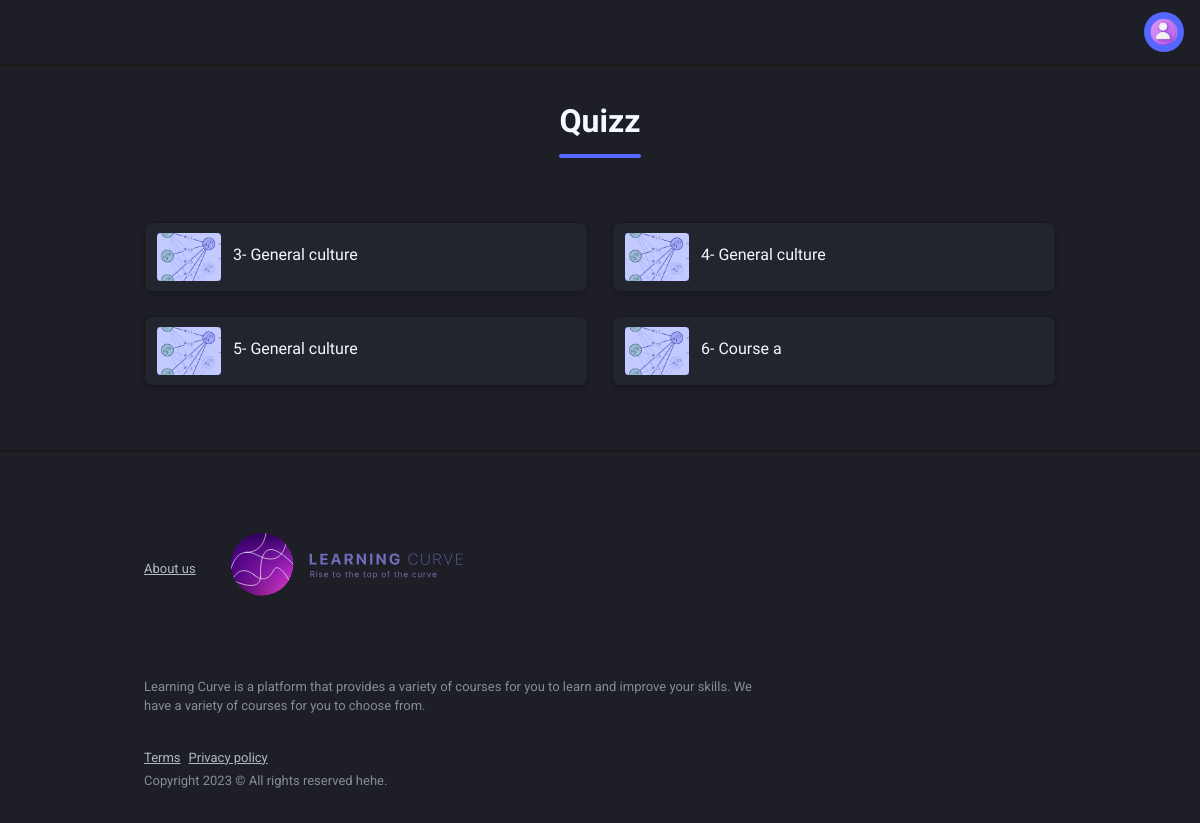
The page /learningcurveapp/quizzes/student/ (signed in) on the database as committed earlier.
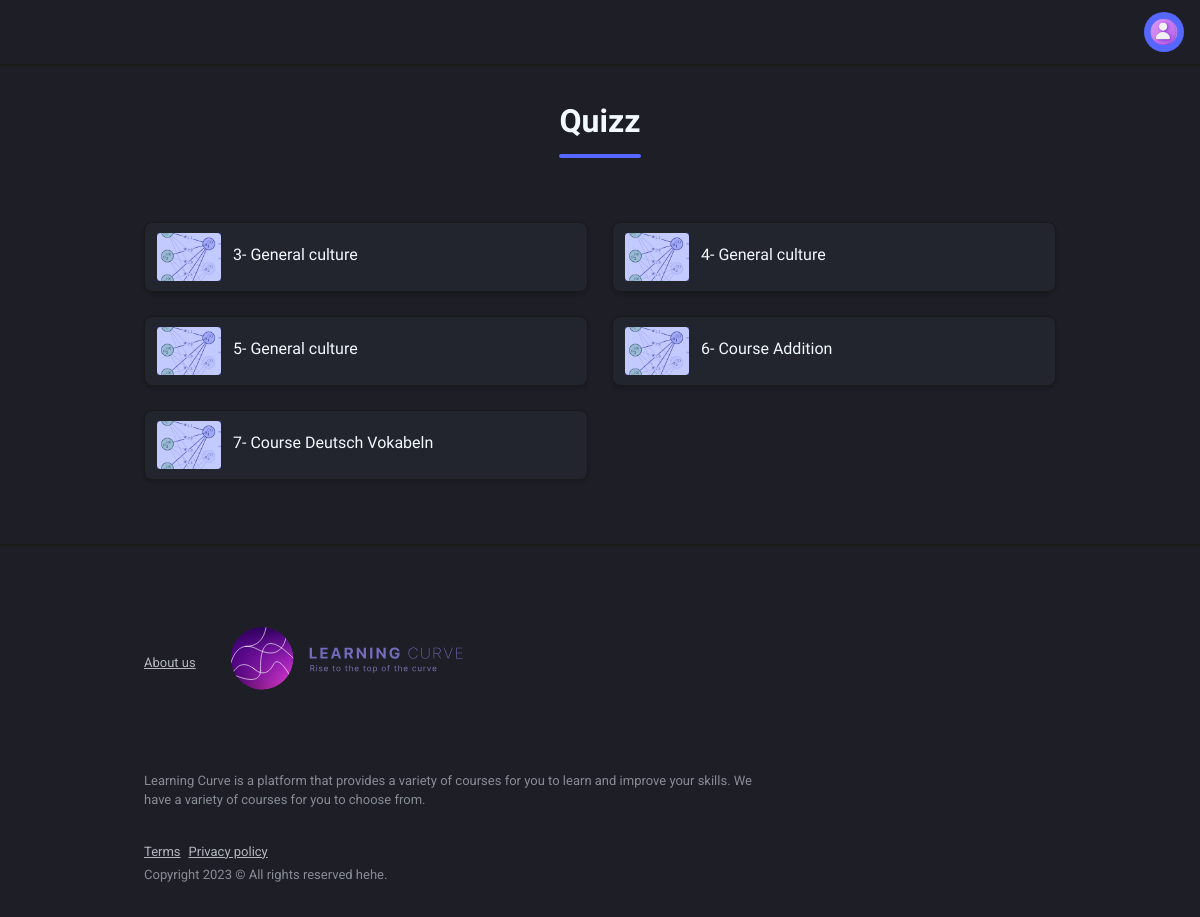
The same page on the database as committed later.
### learningcurveapp/models.py (models this page shows, shortened)
class Quiz(models.Model):
    author = models.ForeignKey(Author, on_delete=models.CASCADE, related_name='related_author',default='')
    course = models.ForeignKey(Course, on_delete=models.CASCADE, related_name='related_course',null=True)

class Course(models.Model):
    title = models.CharField(max_length=100)
    description = models.TextField()
    author = models.ForeignKey(Author, on_delete=models.CASCADE, related_name='course_author')
    topic = models.CharField(choices=TOPIC, max_length=10, default='O')
    difficulty = models.CharField(choices=LEVELS, max_length=1, default='B')
    subtitle = models.CharField(max_length=300, default='O')

### learningcurveapp/views.py (the view)
# urls.py: path('quizzes/<str:role>/', views.quizzes, name='quizzes'),
@login_required
def quizzes(request,role):
    if(role=="teacher"):
        author = Author.objects.get(user=request.user)
        quizz = Quiz.objects.filter(author=author).select_related()
    if(role=="student"):
       quizz = Quiz.objects.all()
    return render(request, 'learningcurveapp/quizzes.html',{'quizz':quizz,'role':role})

### learningcurveapp/templates/learningcurveapp/quizzes.html (shortened to what this page needs)
<!DOCTYPE html>
<html lang="en"
      dir="ltr"
      class="dark-mode">
<head>
    {% load static %}
    <link type="text/css"
          href="https://cdnjs.cloudflare.com/ajax/libs/spinkit/1.2.5/spinkit.min.css"
          rel="stylesheet">
    <link type="text/css"
          href="https://cdnjs.cloudflare.com/ajax/libs/jquery.perfect-scrollbar/1.5.2/css/perfect-scrollbar.min.css"
          rel="stylesheet">
    <link type="text/css"
          href="https://cdnjs.cloudflare.com/ajax/libs/font-awesome/5.15.3/css/all.min.css"
          rel="stylesheet">
    <link type="text/css"
          href="{% static 'learningcurveapp/css/preloader.css' %}"
          rel="stylesheet">
    <link type="text/css"
          href="{% static 'learningcurveapp/css/app.css' %}"
          rel="stylesheet">
    <link type="text/css"
          href="{% static 'learningcurveapp/css/dark.css' %}"
          rel="stylesheet">
</head>
<body class="layout-app ">
<div class="mdk-drawer-layout js-mdk-drawer-layout"
     data-push
     data-responsive-width="992px">
    <div class="mdk-drawer-layout__content page-content">
        <div class="navbar navbar-expand pr-0 navbar-dark border-bottom-2"
             id="default-navbar"
             data-primary>
            <div class="nav navbar-nav flex-nowrap d-flex mr-16pt">
                <div class="nav-item dropdown">
                    <a href="/learningcurveapp/edit-account-profile"
                       class="nav-link d-flex align-items-center dropdown-toggle"
                       data-toggle="dropdown"
                       data-caret="false">
                                <span class="avatar avatar-sm mr-8pt2">
                                    <span class="avatar-title rounded-circle bg-primary">
                                        <img src="{% static 'learningcurveapp/img.png' %}"
                                             alt="avatar_1"
                                             class="avatar-img rounded-circle">
                                    </span>
                                </span>
                    </a>
                </div>
            </div>
        </div>
        <div class="container page__container page-section">
            <div class="page-headline text-center">
                <h2>Quizz</h2>
            </div>
            <div class="row card-group-row mb-8pt">
                {% for c in quizz %}
                <div class="col-sm-6 card-group-row__col">
                    <div class="card card-sm card-group-row__card">
                        <div class="card-body d-flex align-items-center">
                            <a href="#"
                               class="avatar avatar-4by3 overlay overlay--primary mr-12pt">
                                <img src="{% static 'learningcurveapp/images/4040.png' %}"
                                     alt="GraphML"
                                     class="avatar-img rounded">
                            </a>
                            <div class="flex">
                                <a class="card-title mb-4pt"
                                   href="{% url 'showquiz' id=c.id role=role %}">{{ c.id }}-
                                    {% if c.course is null %}
                                        General culture
                                    {% else %}
                                        Course {{c.course.title}}
                                    {% endif %}</a>
                            </div>
                        </div>
                    </div>
                </div>
                {% endfor %}
            </div>
        </div>
        <div class=" border-top-2 mt-auto">
            <div class="container page__container page-section d-flex flex-column">
                <p class="text-70 brand mb-24pt">
                    <a href="/learningcurveapp/aboutus"
                       class="text-70 text-underline small">About us</a>
                    <img class="brand-icon"
                         src="{% static 'learningcurveapp/images/Logo.svg' %}"
                         width="300"
                         alt="Learning Curve">
                </p>
                <p class="measure-lead-max text-50 small mr-8pt">Learning Curve is a platform that provides a variety of
                    courses for you to learn and improve your skills. We have a variety of courses for you to choose
                    from.</p>
                <p class="mb-8pt d-flex">
                    <a href=""
                       class="text-70 text-underline mr-8pt small">Terms</a>
                    <a href=""
                       class="text-70 text-underline small">Privacy policy</a>
                </p>
                <p class="text-50 small mt-n1 mb-0">Copyright 2023 &copy; All rights reserved hehe.</p>
            </div>
        </div>
    </div>
</div>
</body>
</html>

### learningcurveapp/static/learningcurveapp/css/preloader.css (style rules this page uses)
:root { --sk-size:64px;--sk-color:#fff }

### learningcurveapp/static/learningcurveapp/css/dark.css (style rules this page uses)
html.dark-mode body { color:#f2f9ff }
html[dir].dark-mode body { background-color:#1d1e26 }
html.dark-mode .h1,html.dark-mode .h2,html.dark-mode .h3,html.dark-mode .h4,html.dark-mode .h5,html.dark-mode .h6,html.dark-mode h1,html.dark-mode h2,html.dark-mode h3,html.dark-mode h4,html.dark-mode h5,html.dark-mode h6 { color:#f2f9ff }
html.dark-mode .text-50,html.dark-mode .text-muted { color:rgba(242,249,255,.5)!important }
html.dark-mode .text-70 { color:rgba(242,249,255,.7)!important }
html[dir].dark-mode .border-top-2 { border-top-color:#19191a!important }
html[dir].dark-mode .border-bottom-2 { border-bottom-color:#19191a!important }
html[dir].dark-mode .card { border-color:#19191a;background-color:#22242e;box-shadow:0 3px 3px -2px rgba(0,0,0,.1),0 3px 4px 0 rgba(0,0,0,.04),0 1px 8px 0 rgba(0,0,0,.02) }
html.dark-mode .card-title { color:#f2f9ff }

Rows that differ between the two databases and show on the page:
changed through a linked row, Quiz id 6: course "a" → "Addition"
added Quiz: id "7", course "Deutsch Vokabeln"
